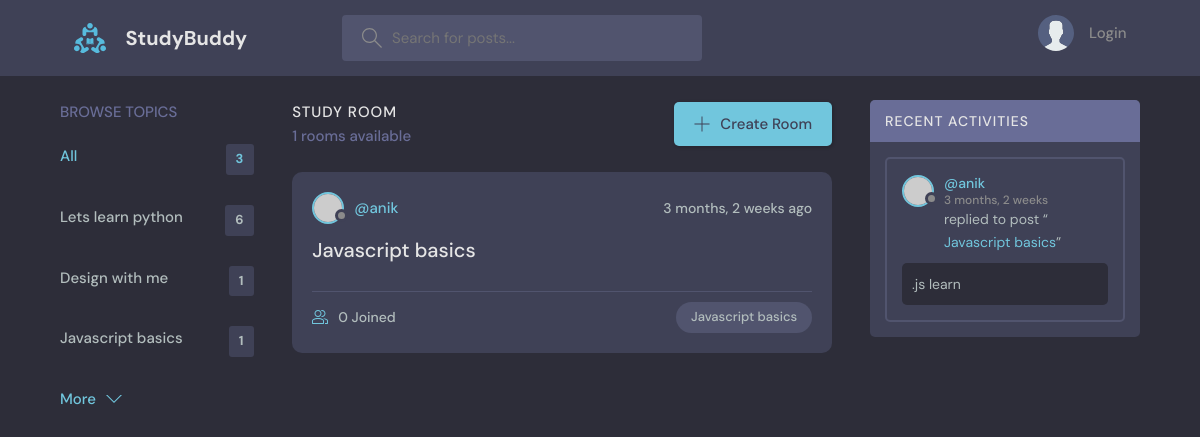
Page /?q=Java on the earlier database version.
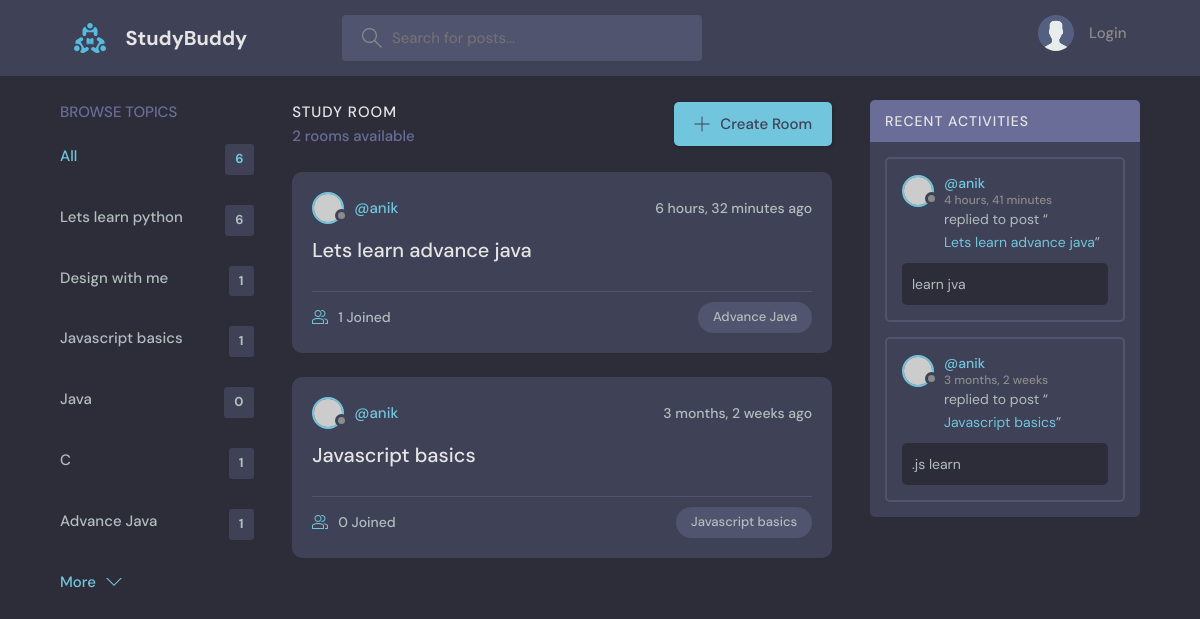
Same page on the later database version.
### base/models.py (models this page shows, shortened)
class Topic(models.Model):
    name = models.CharField(max_length=200, null=False,)
    objects = models.Manager()

class Room(models.Model):
    host = models.ForeignKey(User, on_delete=models.SET_NULL, null=True)
    topic = models.ForeignKey(Topic, on_delete=models.SET_NULL, null=True)
    name = models.CharField(max_length=200, null=False, blank= False)
    description = models.TextField(null= True, blank= True,)
    participants = models.ManyToManyField(User, related_name='participants', blank= True)
    updated = models.DateTimeField(auto_now= True)
    created = models.DateTimeField(auto_now_add= True)
    objects = models.Manager()
    class Meta:
        ordering = ['-created', '-updated']
    def __str__(self):
        return str(self.name)

class Messages(models.Model):
    user = models.ForeignKey(User, on_delete=models.CASCADE)
    room = models.ForeignKey(Room, on_delete=models.CASCADE)
    body = models.TextField()
    updated = models.DateTimeField(auto_now= True)
    created = models.DateTimeField(auto_now_add= True)
    objects = models.Manager()
    class Meta:
        ordering = ['-created', '-updated']

### base/views.py (the view)
# urls.py: path('', views.home, name = "home"),
def home(request):
    q = request.GET.get('q') if request.GET.get('q') != None else ''
    rooms = Room.objects.filter(
            Q(topic__name__icontains = q) |
            Q(name__icontains = q) |
            Q(description__icontains = q)
            )
    topics = Topic.objects.all()
    room_count = rooms.count()
    room_messages = Messages.objects.filter(Q(room__topic__name__icontains = q))
    context =  {'rooms': rooms, 'topics': topics, 'room_count': room_count, 'room_messages': room_messages}
    return render(request,'base/home.html', context)

### base/templates/base/home.html (shortened to what this page needs)
{% extends 'main.html' %}
{% block content %}
    <main class="layout layout--3">
      <div class="container">
        {% include 'base/topics_component.html' %}
        <div class="roomList">
          <div class="roomList__header">
            <div>
              <h2>Study Room</h2>
              <p>{{ room_count }} rooms available</p>
            </div>
            <a class="btn btn--main" href="{% url 'create-room' %}">
              <svg version="1.1" xmlns="http://www.w3.org/2000/svg" width="32" height="32" viewBox="0 0 32 32">
                <title>add</title>
                <path
                  d="M16.943 0.943h-1.885v14.115h-14.115v1.885h14.115v14.115h1.885v-14.115h14.115v-1.885h-14.115v-14.115z"
                ></path>
              </svg>
              Create Room
            </a>
          </div>
            {% include 'base/feed_component.html' %}
          </div>
            {% include 'base/activity_component.html' %}
      </div>
    </main>
{% endblock content %}

### base/templates/base/topics_component.html
<div class="topics">
    <div class="topics__header">
      <h2>Browse Topics</h2>
    </div>
    <ul class="topics__list">
      <li>
        <a href="{% url 'home' %}" class="active">All<span>{{ topics.count }}</span></a>
      </li>
        {% for topic in topics %}
            <li>
                <a href="{% url 'home' %}?q={{ topic.name }}">{{ topic.name }}<span>{{ topic.room_set.all.count }}</span></a>
            </li>
        {% endfor %}
    </ul>
    <a class="btn btn--link" href="topics.html">
      More
      <svg version="1.1" xmlns="http://www.w3.org/2000/svg" width="32" height="32" viewBox="0 0 32 32">
        <title>chevron-down</title>
        <path d="M16 21l-13-13h-3l16 16 16-16h-3l-13 13z"></path>
      </svg>
    </a>
  </div>

### base/templates/base/feed_component.html (shortened to what this page needs)
{% for room in rooms %}
    <div class="roomListRoom">
        <div class="roomListRoom__header">
        <a href="{% url 'user-profile' room.host.id %}" class="roomListRoom__author">
            <div class="avatar avatar--small">
            <img src="https://randomuser.me/api/portraits/women/11.jpg" />
            </div>
            <span>@{{ room.host.username }}</span>
        </a>
        <div class="roomListRoom__actions">
            <span>{{ room.created|timesince }} ago</span>
        </div>
        </div>
        <div class="roomListRoom__content">
        <a href="{% url 'room' room.id %}">{{ room.name }}</a>
        </div>
        <div class="roomListRoom__meta">
        <a href="{% url 'room' room.id %}" class="roomListRoom__joined">
            {{ room.participants.all.count }} Joined
        </a>
        <p class="roomListRoom__topic">{{ room.topic.name }}</p>
        </div>
    </div>
{% endfor %}

### base/templates/base/activity_component.html (shortened to what this page needs)
<div class="activities">
    <div class="activities__header">
      <h2>Recent Activities</h2>
    </div>
    {% for message in room_messages %}
    <div class="activities__box">
      <div class="activities__boxHeader roomListRoom__header">
            <a href="{% url 'user-profile' message.user.id %}" class="roomListRoom__author">
                <div class="avatar avatar--small">
                    <img src="https://randomuser.me/api/portraits/women/11.jpg" />
                </div>
                <p>
                    @{{ message.user}}
                    <span>{{ message.created | timesince}}</span>
                </p>
            </a>
      </div>
      <div class="activities__boxContent">
        <p>replied to post “<a href="{% url 'room' message.room.id %}">{{ message.room }}</a>”</p>
        <div class="activities__boxRoomContent">
            {{ message.body }}
          </div>
      </div>
    </div>
    {% endfor %}
  </div>

Differences in the rows shown:
added Topic: name "Java", room_set.all.count "0"
added Topic: name "C", room_set.all.count "1"
added Topic: name "Advance Java", room_set.all.count "1"
added Room: host.username "anik", created "6 hours, 32 minutes", name "Lets learn advance java", participants.all.count "1", topic.name "Advance Java"
added Messages: user "anik", created "4 hours, 41 minutes", room "Lets learn advance java", body "learn jva"
Other differences:
{{ topics.count }}: "3" → "6"
{{ room_count }}: "1" → "2"
